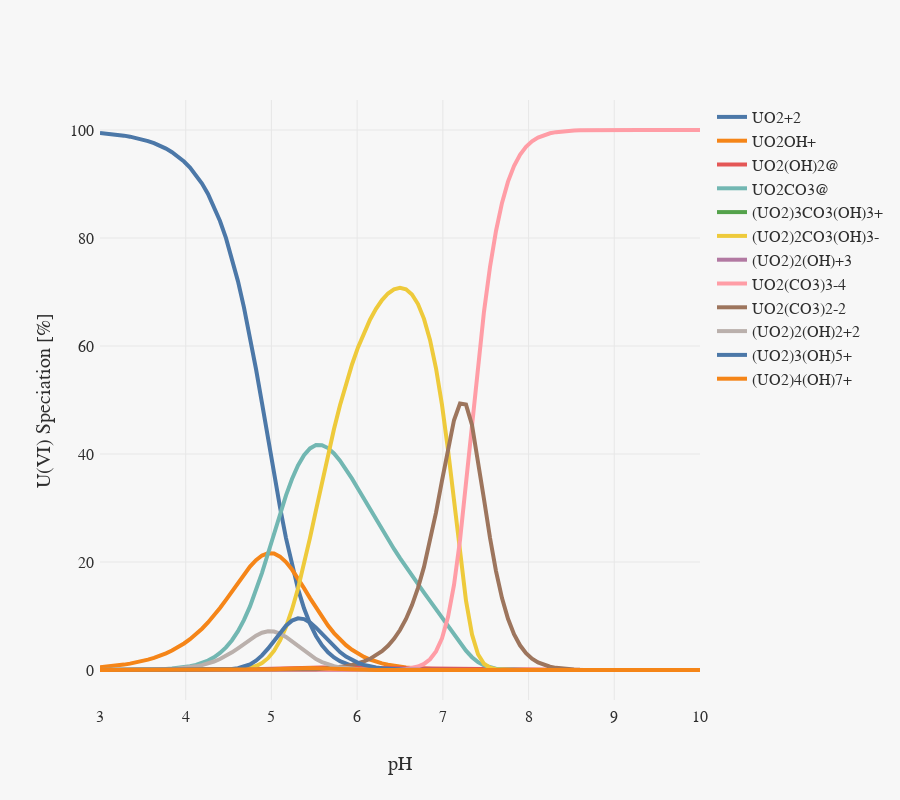
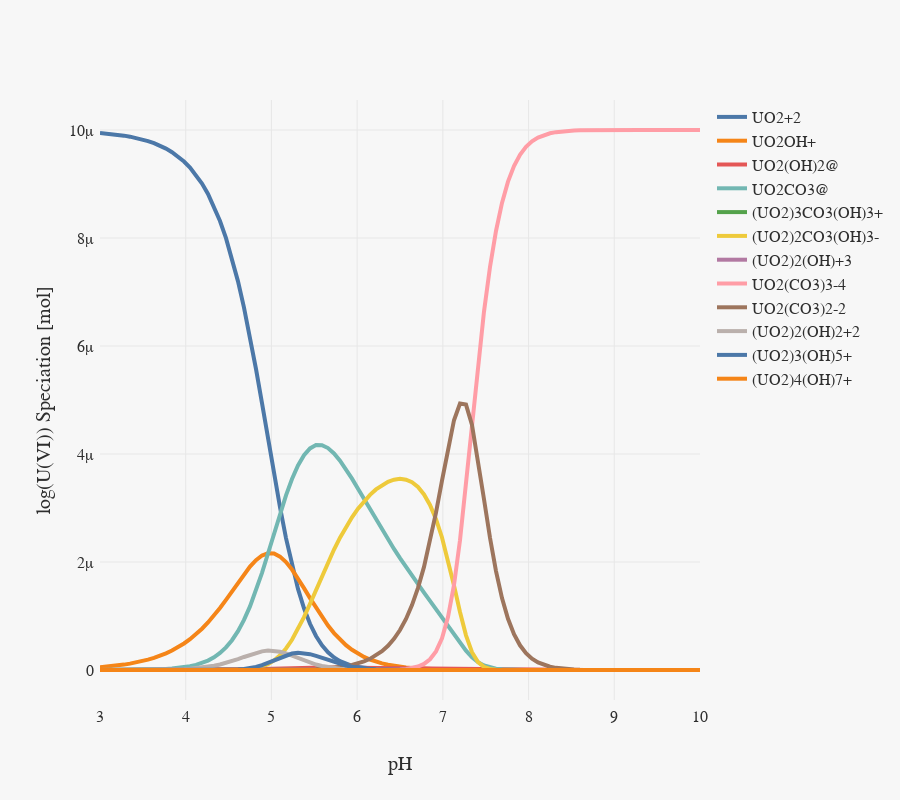

Notebook source saved alongside these figures, in order:
### Markdown cell above
In the following, we plot the obtained values of U(VI) speciation in %.

### Code cell
from reaktplot import *

fig1 = Figure()
fig1.xaxisTitle('pH')
fig1.yaxisTitle('U(VI) Speciation [%]')

fig2 = Figure()
fig2.xaxisTitle('pH')
fig2.yaxisTitle('log(U(VI)) Speciation [mol]')


for species in species_list_str:
    fig1.drawLine(df["pH"], df["perc_"+species], name=species)
    fig2.drawLine(df["pH"], df["amount_"+species], name=species)

fig1.height(800)
fig2.height(800)

fig1.show()
fig2.show()
